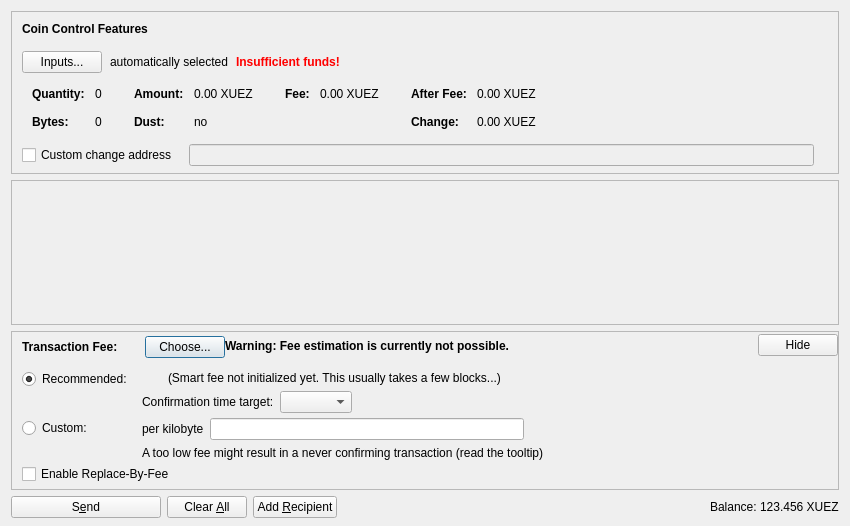
<?xml version="1.0" encoding="UTF-8"?>
<ui version="4.0">
 <class>SendCoinsDialog</class>
 <widget class="QDialog" name="SendCoinsDialog">
  <property name="geometry">
   <rect>
    <x>0</x>
    <y>0</y>
    <width>850</width>
    <height>526</height>
   </rect>
  </property>
  <property name="windowTitle">
   <string>Send Coins</string>
  </property>
  <layout class="QVBoxLayout" name="verticalLayout" stretch="0,1,0,0">
   <property name="bottomMargin">
    <number>8</number>
   </property>
   <item>
    <widget class="QFrame" name="frameCoinControl">
     <property name="sizePolicy">
      <sizepolicy hsizetype="Expanding" vsizetype="Expanding">
       <horstretch>0</horstretch>
       <verstretch>0</verstretch>
      </sizepolicy>
     </property>
     <property name="maximumSize">
      <size>
       <width>16777215</width>
       <height>16777215</height>
      </size>
     </property>
     <property name="frameShape">
      <enum>QFrame::StyledPanel</enum>
     </property>
     <property name="frameShadow">
      <enum>QFrame::Sunken</enum>
     </property>
     <layout class="QVBoxLayout" name="verticalLayoutCoinControl2">
      <property name="spacing">
       <number>0</number>
      </property>
      <property name="leftMargin">
       <number>0</number>
      </property>
      <property name="topMargin">
       <number>0</number>
      </property>
      <property name="rightMargin">
       <number>0</number>
      </property>
      <property name="bottomMargin">
       <number>6</number>
      </property>
      <item>
       <layout class="QVBoxLayout" name="verticalLayoutCoinControl" stretch="0,0,0,0,1">
        <property name="spacing">
         <number>0</number>
        </property>
        <property name="leftMargin">
         <number>10</number>
        </property>
        <property name="topMargin">
         <number>10</number>
        </property>
        <item>
         <layout class="QHBoxLayout" name="horizontalLayoutCoinControl1">
          <property name="bottomMargin">
           <number>15</number>
          </property>
          <item>
           <widget class="QLabel" name="labelCoinControlFeatures">
            <property name="sizePolicy">
             <sizepolicy hsizetype="Preferred" vsizetype="Maximum">
              <horstretch>0</horstretch>
              <verstretch>0</verstretch>
             </sizepolicy>
            </property>
            <property name="font">
             <font>
              <weight>75</weight>
              <bold>true</bold>
             </font>
            </property>
            <property name="styleSheet">
             <string notr="true">font-weight:bold;</string>
            </property>
            <property name="text">
             <string>Coin Control Features</string>
            </property>
           </widget>
          </item>
         </layout>
        </item>
        <item>
         <layout class="QHBoxLayout" name="horizontalLayoutCoinControl2" stretch="0,0,0,0">
          <property name="spacing">
           <number>8</number>
          </property>
          <property name="bottomMargin">
           <number>10</number>
          </property>
          <item>
           <widget class="QPushButton" name="pushButtonCoinControl">
            <property name="styleSheet">
             <string notr="true"/>
            </property>
            <property name="text">
             <string>Inputs...</string>
            </property>
            <property name="autoDefault">
             <bool>false</bool>
            </property>
           </widget>
          </item>
          <item>
           <widget class="QLabel" name="labelCoinControlAutomaticallySelected">
            <property name="text">
             <string>automatically selected</string>
            </property>
            <property name="margin">
             <number>5</number>
            </property>
           </widget>
          </item>
          <item>
           <widget class="QLabel" name="labelCoinControlInsuffFunds">
            <property name="font">
             <font>
              <weight>75</weight>
              <bold>true</bold>
             </font>
            </property>
            <property name="styleSheet">
             <string notr="true">color:red;font-weight:bold;</string>
            </property>
            <property name="text">
             <string>Insufficient funds!</string>
            </property>
            <property name="margin">
             <number>5</number>
            </property>
           </widget>
          </item>
          <item>
           <spacer name="horizontalSpacerCoinControl">
            <property name="orientation">
             <enum>Qt::Horizontal</enum>
            </property>
            <property name="sizeHint" stdset="0">
             <size>
              <width>40</width>
              <height>1</height>
             </size>
            </property>
           </spacer>
          </item>
         </layout>
        </item>
        <item>
         <widget class="QWidget" name="widgetCoinControl" native="true">
          <property name="sizePolicy">
           <sizepolicy hsizetype="Preferred" vsizetype="Preferred">
            <horstretch>0</horstretch>
            <verstretch>0</verstretch>
           </sizepolicy>
          </property>
          <property name="minimumSize">
           <size>
            <width>0</width>
            <height>0</height>
           </size>
          </property>
          <property name="styleSheet">
           <string notr="true"/>
          </property>
          <layout class="QHBoxLayout" name="horizontalLayoutCoinControl5">
           <property name="leftMargin">
            <number>0</number>
           </property>
           <property name="topMargin">
            <number>0</number>
           </property>
           <property name="rightMargin">
            <number>0</number>
           </property>
           <property name="bottomMargin">
            <number>0</number>
           </property>
           <item>
            <layout class="QHBoxLayout" name="horizontalLayoutCoinControl3" stretch="0,0,0,1">
             <property name="spacing">
              <number>20</number>
             </property>
             <property name="topMargin">
              <number>0</number>
             </property>
             <property name="bottomMargin">
              <number>10</number>
             </property>
             <item>
              <layout class="QFormLayout" name="formLayoutCoinControl1">
               <property name="horizontalSpacing">
                <number>10</number>
               </property>
               <property name="verticalSpacing">
                <number>14</number>
               </property>
               <property name="leftMargin">
                <number>10</number>
               </property>
               <property name="topMargin">
                <number>4</number>
               </property>
               <property name="rightMargin">
                <number>6</number>
               </property>
               <item row="0" column="0">
                <widget class="QLabel" name="labelCoinControlQuantityText">
                 <property name="font">
                  <font>
                   <weight>75</weight>
                   <bold>true</bold>
                  </font>
                 </property>
                 <property name="text">
                  <string>Quantity:</string>
                 </property>
                 <property name="margin">
                  <number>0</number>
                 </property>
                </widget>
               </item>
               <item row="0" column="1">
                <widget class="QLabel" name="labelCoinControlQuantity">
                 <property name="cursor">
                  <cursorShape>IBeamCursor</cursorShape>
                 </property>
                 <property name="contextMenuPolicy">
                  <enum>Qt::ActionsContextMenu</enum>
                 </property>
                 <property name="text">
                  <string notr="true">0</string>
                 </property>
                 <property name="margin">
                  <number>0</number>
                 </property>
                 <property name="textInteractionFlags">
                  <set>Qt::LinksAccessibleByMouse|Qt::TextSelectableByKeyboard|Qt::TextSelectableByMouse</set>
                 </property>
                </widget>
               </item>
               <item row="1" column="0">
                <widget class="QLabel" name="labelCoinControlBytesText">
                 <property name="font">
                  <font>
                   <weight>75</weight>
                   <bold>true</bold>
                  </font>
                 </property>
                 <property name="text">
                  <string>Bytes:</string>
                 </property>
                </widget>
               </item>
               <item row="1" column="1">
                <widget class="QLabel" name="labelCoinControlBytes">
                 <property name="cursor">
                  <cursorShape>IBeamCursor</cursorShape>
                 </property>
                 <property name="contextMenuPolicy">
                  <enum>Qt::ActionsContextMenu</enum>
                 </property>
                 <property name="text">
                  <string notr="true">0</string>
                 </property>
                 <property name="textInteractionFlags">
                  <set>Qt::LinksAccessibleByMouse|Qt::TextSelectableByKeyboard|Qt::TextSelectableByMouse</set>
                 </property>
                </widget>
               </item>
              </layout>
             </item>
             <item>
              <layout class="QFormLayout" name="formLayoutCoinControl2">
               <property name="horizontalSpacing">
                <number>10</number>
               </property>
               <property name="verticalSpacing">
                <number>14</number>
               </property>
               <property name="leftMargin">
                <number>6</number>
               </property>
               <property name="topMargin">
                <number>4</number>
               </property>
               <property name="rightMargin">
                <number>6</number>
               </property>
               <item row="0" column="0">
                <widget class="QLabel" name="labelCoinControlAmountText">
                 <property name="font">
                  <font>
                   <weight>75</weight>
                   <bold>true</bold>
                  </font>
                 </property>
                 <property name="text">
                  <string>Amount:</string>
                 </property>
                 <property name="margin">
                  <number>0</number>
                 </property>
                </widget>
               </item>
               <item row="0" column="1">
                <widget class="QLabel" name="labelCoinControlAmount">
                 <property name="cursor">
                  <cursorShape>IBeamCursor</cursorShape>
                 </property>
                 <property name="contextMenuPolicy">
                  <enum>Qt::ActionsContextMenu</enum>
                 </property>
                 <property name="text">
                  <string notr="true">0.00 XUEZ</string>
                 </property>
                 <property name="textInteractionFlags">
                  <set>Qt::LinksAccessibleByMouse|Qt::TextSelectableByKeyboard|Qt::TextSelectableByMouse</set>
                 </property>
                </widget>
               </item>
               <item row="1" column="0">
                <widget class="QLabel" name="labelCoinControlLowOutputText">
                 <property name="font">
                  <font>
                   <weight>75</weight>
                   <bold>true</bold>
                  </font>
                 </property>
                 <property name="text">
                  <string>Dust:</string>
                 </property>
                </widget>
               </item>
               <item row="1" column="1">
                <widget class="QLabel" name="labelCoinControlLowOutput">
                 <property name="cursor">
                  <cursorShape>IBeamCursor</cursorShape>
                 </property>
                 <property name="contextMenuPolicy">
                  <enum>Qt::ActionsContextMenu</enum>
                 </property>
                 <property name="text">
                  <string notr="true">no</string>
                 </property>
                 <property name="textInteractionFlags">
                  <set>Qt::LinksAccessibleByMouse|Qt::TextSelectableByKeyboard|Qt::TextSelectableByMouse</set>
                 </property>
                </widget>
               </item>
              </layout>
             </item>
             <item>
              <layout class="QFormLayout" name="formLayoutCoinControl3">
               <property name="horizontalSpacing">
                <number>10</number>
               </property>
               <property name="verticalSpacing">
                <number>14</number>
               </property>
               <property name="leftMargin">
                <number>6</number>
               </property>
               <property name="topMargin">
                <number>4</number>
               </property>
               <property name="rightMargin">
                <number>6</number>
               </property>
               <item row="0" column="0">
                <widget class="QLabel" name="labelCoinControlFeeText">
                 <property name="font">
                  <font>
                   <weight>75</weight>
                   <bold>true</bold>
                  </font>
                 </property>
                 <property name="text">
                  <string>Fee:</string>
                 </property>
                 <property name="margin">
                  <number>0</number>
                 </property>
                </widget>
               </item>
               <item row="0" column="1">
                <widget class="QLabel" name="labelCoinControlFee">
                 <property name="cursor">
                  <cursorShape>IBeamCursor</cursorShape>
                 </property>
                 <property name="contextMenuPolicy">
                  <enum>Qt::ActionsContextMenu</enum>
                 </property>
                 <property name="text">
                  <string notr="true">0.00 XUEZ</string>
                 </property>
                 <property name="textInteractionFlags">
                  <set>Qt::LinksAccessibleByMouse|Qt::TextSelectableByKeyboard|Qt::TextSelectableByMouse</set>
                 </property>
                </widget>
               </item>
              </layout>
             </item>
             <item>
              <layout class="QFormLayout" name="formLayoutCoinControl4">
               <property name="horizontalSpacing">
                <number>10</number>
               </property>
               <property name="verticalSpacing">
                <number>14</number>
               </property>
               <property name="leftMargin">
                <number>6</number>
               </property>
               <property name="topMargin">
                <number>4</number>
               </property>
               <property name="rightMargin">
                <number>6</number>
               </property>
               <item row="0" column="0">
                <widget class="QLabel" name="labelCoinControlAfterFeeText">
                 <property name="font">
                  <font>
                   <weight>75</weight>
                   <bold>true</bold>
                  </font>
                 </property>
                 <property name="text">
                  <string>After Fee:</string>
                 </property>
                 <property name="margin">
                  <number>0</number>
                 </property>
                </widget>
               </item>
               <item row="0" column="1">
                <widget class="QLabel" name="labelCoinControlAfterFee">
                 <property name="cursor">
                  <cursorShape>IBeamCursor</cursorShape>
                 </property>
                 <property name="contextMenuPolicy">
                  <enum>Qt::ActionsContextMenu</enum>
                 </property>
                 <property name="text">
                  <string notr="true">0.00 XUEZ</string>
                 </property>
                 <property name="textInteractionFlags">
                  <set>Qt::LinksAccessibleByMouse|Qt::TextSelectableByKeyboard|Qt::TextSelectableByMouse</set>
                 </property>
                </widget>
               </item>
               <item row="1" column="0">
                <widget class="QLabel" name="labelCoinControlChangeText">
                 <property name="font">
                  <font>
                   <weight>75</weight>
                   <bold>true</bold>
                  </font>
                 </property>
                 <property name="text">
                  <string>Change:</string>
                 </property>
                </widget>
               </item>
               <item row="1" column="1">
                <widget class="QLabel" name="labelCoinControlChange">
                 <property name="cursor">
                  <cursorShape>IBeamCursor</cursorShape>
                 </property>
                 <property name="contextMenuPolicy">
                  <enum>Qt::ActionsContextMenu</enum>
                 </property>
                 <property name="text">
                  <string notr="true">0.00 XUEZ</string>
                 </property>
                 <property name="textInteractionFlags">
                  <set>Qt::LinksAccessibleByMouse|Qt::TextSelectableByKeyboard|Qt::TextSelectableByMouse</set>
                 </property>
                </widget>
               </item>
              </layout>
             </item>
            </layout>
           </item>
          </layout>
         </widget>
        </item>
        <item>
         <layout class="QHBoxLayout" name="horizontalLayoutCoinControl4" stretch="0,0,0">
          <property name="spacing">
           <number>12</number>
          </property>
          <property name="sizeConstraint">
           <enum>QLayout::SetDefaultConstraint</enum>
          </property>
          <property name="topMargin">
           <number>5</number>
          </property>
          <property name="rightMargin">
           <number>5</number>
          </property>
          <item>
           <widget class="QCheckBox" name="checkBoxCoinControlChange">
            <property name="toolTip">
             <string>If this is activated, but the change address is empty or invalid, change will be sent to a newly generated address.</string>
            </property>
            <property name="text">
             <string>Custom change address</string>
            </property>
           </widget>
          </item>
          <item>
           <widget class="QValidatedLineEdit" name="lineEditCoinControlChange">
            <property name="enabled">
             <bool>false</bool>
            </property>
            <property name="sizePolicy">
             <sizepolicy hsizetype="Expanding" vsizetype="Fixed">
              <horstretch>0</horstretch>
              <verstretch>0</verstretch>
             </sizepolicy>
            </property>
           </widget>
          </item>
          <item>
           <widget class="QLabel" name="labelCoinControlChangeLabel">
            <property name="sizePolicy">
             <sizepolicy hsizetype="Preferred" vsizetype="Expanding">
              <horstretch>0</horstretch>
              <verstretch>0</verstretch>
             </sizepolicy>
            </property>
            <property name="minimumSize">
             <size>
              <width>0</width>
              <height>0</height>
             </size>
            </property>
            <property name="text">
             <string/>
            </property>
            <property name="margin">
             <number>3</number>
            </property>
           </widget>
          </item>
         </layout>
        </item>
        <item>
         <spacer name="verticalSpacerCoinControl">
          <property name="orientation">
           <enum>Qt::Vertical</enum>
          </property>
          <property name="sizeHint" stdset="0">
           <size>
            <width>800</width>
            <height>1</height>
           </size>
          </property>
         </spacer>
        </item>
       </layout>
      </item>
     </layout>
    </widget>
   </item>
   <item>
    <widget class="QScrollArea" name="scrollArea">
     <property name="widgetResizable">
      <bool>true</bool>
     </property>
     <widget class="QWidget" name="scrollAreaWidgetContents">
      <property name="geometry">
       <rect>
        <x>0</x>
        <y>0</y>
        <width>830</width>
        <height>104</height>
       </rect>
      </property>
      <layout class="QVBoxLayout" name="verticalLayout_2" stretch="0,1">
       <property name="leftMargin">
        <number>0</number>
       </property>
       <property name="topMargin">
        <number>0</number>
       </property>
       <property name="rightMargin">
        <number>0</number>
       </property>
       <property name="bottomMargin">
        <number>0</number>
       </property>
       <item>
        <layout class="QVBoxLayout" name="entries">
         <property name="spacing">
          <number>6</number>
         </property>
        </layout>
       </item>
       <item>
        <spacer name="verticalSpacer">
         <property name="orientation">
          <enum>Qt::Vertical</enum>
         </property>
         <property name="sizeHint" stdset="0">
          <size>
           <width>20</width>
           <height>40</height>
          </size>
         </property>
        </spacer>
       </item>
      </layout>
     </widget>
    </widget>
   </item>
   <item>
    <widget class="QFrame" name="frameFee">
     <property name="sizePolicy">
      <sizepolicy hsizetype="Expanding" vsizetype="Expanding">
       <horstretch>0</horstretch>
       <verstretch>0</verstretch>
      </sizepolicy>
     </property>
     <property name="maximumSize">
      <size>
       <width>16777215</width>
       <height>16777215</height>
      </size>
     </property>
     <property name="frameShape">
      <enum>QFrame::StyledPanel</enum>
     </property>
     <property name="frameShadow">
      <enum>QFrame::Sunken</enum>
     </property>
     <layout class="QVBoxLayout" name="verticalLayoutFee1">
      <property name="spacing">
       <number>0</number>
      </property>
      <property name="leftMargin">
       <number>0</number>
      </property>
      <property name="topMargin">
       <number>0</number>
      </property>
      <property name="rightMargin">
       <number>0</number>
      </property>
      <property name="bottomMargin">
       <number>0</number>
      </property>
      <item>
       <layout class="QVBoxLayout" name="verticalLayoutFee2" stretch="0,0,0">
        <property name="spacing">
         <number>0</number>
        </property>
        <property name="leftMargin">
         <number>10</number>
        </property>
        <property name="topMargin">
         <number>0</number>
        </property>
        <item>
         <layout class="QHBoxLayout" name="horizontalLayoutFee1">
          <property name="bottomMargin">
           <number>0</number>
          </property>
          <item>
           <layout class="QVBoxLayout" name="verticalLayoutFee7">
            <property name="spacing">
             <number>0</number>
            </property>
            <item>
             <spacer name="verticalSpacerSmartFee">
              <property name="orientation">
               <enum>Qt::Vertical</enum>
              </property>
              <property name="sizeType">
               <enum>QSizePolicy::Fixed</enum>
              </property>
              <property name="sizeHint" stdset="0">
               <size>
                <width>1</width>
                <height>4</height>
               </size>
              </property>
             </spacer>
            </item>
            <item>
             <layout class="QHBoxLayout" name="horizontalLayoutSmartFee">
              <property name="spacing">
               <number>10</number>
              </property>
              <item>
               <widget class="QLabel" name="labelFeeHeadline">
                <property name="sizePolicy">
                 <sizepolicy hsizetype="Preferred" vsizetype="Maximum">
                  <horstretch>0</horstretch>
                  <verstretch>0</verstretch>
                 </sizepolicy>
                </property>
                <property name="font">
                 <font>
                  <weight>75</weight>
                  <bold>true</bold>
                 </font>
                </property>
                <property name="styleSheet">
                 <string notr="true">font-weight:bold;</string>
                </property>
                <property name="text">
                 <string>Transaction Fee:</string>
                </property>
               </widget>
              </item>
              <item>
               <widget class="QLabel" name="labelFeeMinimized">
                <property name="text">
                 <string/>
                </property>
               </widget>
              </item>
              <item>
               <widget class="QPushButton" name="buttonChooseFee">
                <property name="text">
                 <string>Choose...</string>
                </property>
               </widget>
              </item>
             </layout>
            </item>
            <item>
             <spacer name="verticalSpacer_5">
              <property name="orientation">
               <enum>Qt::Vertical</enum>
              </property>
              <property name="sizeHint" stdset="0">
               <size>
                <width>1</width>
                <height>1</height>
               </size>
              </property>
             </spacer>
            </item>
           </layout>
          </item>
          <item>
           <widget class="QLabel" name="fallbackFeeWarningLabel">
            <property name="toolTip">
             <string>Using the fallbackfee can result in sending a transaction that will take several hours or days (or never) to confirm. Consider choosing your fee manually or wait until you have validated the complete chain.</string>
            </property>
            <property name="font">
            <font>
                <weight>75</weight>
                <bold>true</bold>
            </font>
            </property>
            <property name="text">
             <string>Warning: Fee estimation is currently not possible.</string>
            </property>
            <property name="wordWrap">
             <bool>false</bool>
            </property>
           </widget>
          </item>
          <item>
           <spacer name="horizontalSpacer_4">
            <property name="orientation">
             <enum>Qt::Horizontal</enum>
            </property>
            <property name="sizeType">
             <enum>QSizePolicy::MinimumExpanding</enum>
            </property>
            <property name="sizeHint" stdset="0">
             <size>
              <width>40</width>
              <height>20</height>
             </size>
            </property>
           </spacer>
          </item>
          <item>
           <widget class="QPushButton" name="buttonMinimizeFee">
            <property name="toolTip">
             <string>Hide transaction fee settings</string>
            </property>
            <property name="text">
             <string>Hide</string>
            </property>
           </widget>
          </item>
         </layout>
        </item>
        <item>
         <widget class="QFrame" name="frameFeeSelection">
          <layout class="QVBoxLayout" name="verticalLayoutFee12">
           <property name="spacing">
            <number>0</number>
           </property>
           <property name="leftMargin">
            <number>0</number>
           </property>
           <property name="topMargin">
            <number>0</number>
           </property>
           <property name="rightMargin">
            <number>0</number>
           </property>
           <property name="bottomMargin">
            <number>0</number>
           </property>
           <item>
            <layout class="QGridLayout" name="gridLayoutFee">
             <property name="topMargin">
              <number>10</number>
             </property>
             <property name="bottomMargin">
              <number>4</number>
             </property>
             <property name="horizontalSpacing">
              <number>10</number>
             </property>
             <property name="verticalSpacing">
              <number>4</number>
             </property>
             <item row="1" column="1">
              <layout class="QVBoxLayout" name="verticalLayoutFee8">
               <property name="spacing">
                <number>6</number>
               </property>
               <item>
                <layout class="QHBoxLayout" name="horizontalLayoutFee13">
                 <item>
                  <widget class="QLabel" name="labelCustomPerKilobyte">
                   <property name="toolTip">
                    <string>Specify a custom fee per kB (1,000 bytes) of the transaction's virtual size.

Note:  Since the fee is calculated on a per-byte basis, a fee of "100 satoshis per kB" for a transaction size of 500 bytes (half of 1 kB) would ultimately yield a fee of only 50 satoshis.</string>
                   </property>
                   <property name="text">
                    <string>per kilobyte</string>
                   </property>
                  </widget>
                 </item>
                 <item>
                  <widget class="XUEZAmountField" name="customFee"/>
                 </item>
                 <item>
                  <spacer name="horizontalSpacer_6">
                   <property name="orientation">
                    <enum>Qt::Horizontal</enum>
                   </property>
                   <property name="sizeHint" stdset="0">
                    <size>
                     <width>1</width>
                     <height>1</height>
                    </size>
                   </property>
                  </spacer>
                 </item>
                </layout>
               </item>
               <item>
                <layout class="QHBoxLayout" name="horizontalLayoutFee8">
                 <item>
                  <widget class="QLabel" name="labelCustomFeeWarning">
                   <property name="enabled">
                    <bool>true</bool>
                   </property>
                   <property name="toolTip">
                    <string>When there is less transaction volume than space in the blocks, miners as well as relaying nodes may enforce a minimum fee. Paying only this minimum fee is just fine, but be aware that this can result in a never confirming transaction once there is more demand for xuez transactions than the network can process.</string>
                   </property>
                   <property name="text">
                    <string>A too low fee might result in a never confirming transaction (read the tooltip)</string>
                   </property>
                  </widget>
                 </item>
                 <item>
                  <spacer name="horizontalSpacer_2">
                   <property name="orientation">
                    <enum>Qt::Horizontal</enum>
                   </property>
                   <property name="sizeHint" stdset="0">
                    <size>
                     <width>1</width>
                     <height>1</height>
                    </size>
                   </property>
                  </spacer>
                 </item>
                </layout>
               </item>
              </layout>
             </item>
             <item row="0" column="0">
              <layout class="QVBoxLayout" name="verticalLayoutFee4" stretch="0,1">
               <item>
                <widget class="QRadioButton" name="radioSmartFee">
                 <property name="text">
                  <string>Recommended:</string>
                 </property>
                 <property name="checked">
                  <bool>true</bool>
                 </property>
                 <attribute name="buttonGroup">
                  <string notr="true">groupFee</string>
                 </attribute>
                </widget>
               </item>
               <item>
                <spacer name="verticalSpacer_2">
                 <property name="orientation">
                  <enum>Qt::Vertical</enum>
                 </property>
                 <property name="sizeHint" stdset="0">
                  <size>
                   <width>1</width>
                   <height>1</height>
                  </size>
                 </property>
                </spacer>
               </item>
              </layout>
             </item>
             <item row="1" column="0">
              <layout class="QVBoxLayout" name="verticalLayoutFee9" stretch="0,1">
               <item>
                <widget class="QRadioButton" name="radioCustomFee">
                 <property name="text">
                  <string>Custom:</string>
                 </property>
                 <attribute name="buttonGroup">
                  <string notr="true">groupFee</string>
                 </attribute>
                </widget>
               </item>
               <item>
                <spacer name="verticalSpacer_6">
                 <property name="orientation">
                  <enum>Qt::Vertical</enum>
                 </property>
                 <property name="sizeHint" stdset="0">
                  <size>
                   <width>1</width>
                   <height>1</height>
                  </size>
                 </property>
                </spacer>
               </item>
              </layout>
             </item>
             <item row="0" column="1">
              <layout class="QVBoxLayout" name="verticalLayoutFee3" stretch="0,0,1">
               <property name="spacing">
                <number>6</number>
               </property>
               <property name="topMargin">
                <number>2</number>
               </property>
               <item>
                <layout class="QHBoxLayout" name="horizontalLayoutFee12">
                 <item>
                  <widget class="QLabel" name="labelSmartFee">
                   <property name="text">
                    <string/>
                   </property>
                  </widget>
                 </item>
                 <item>
                  <widget class="QLabel" name="labelFeeEstimation">
                   <property name="text">
                    <string/>
                   </property>
                  </widget>
                 </item>
                 <item>
                  <widget class="QLabel" name="labelSmartFee2">
                   <property name="text">
                    <string>(Smart fee not initialized yet. This usually takes a few blocks...)</string>
                   </property>
                  </widget>
                 </item>
                 <item>
                  <spacer name="horizontalSpacer_5">
                   <property name="orientation">
                    <enum>Qt::Horizontal</enum>
                   </property>
                   <property name="sizeHint" stdset="0">
                    <size>
                     <width>1</width>
                     <height>1</height>
                    </size>
                   </property>
                  </spacer>
                 </item>
                </layout>
               </item>
               <item>
                <layout class="QHBoxLayout" name="horizontalLayoutFee9">
                 <item>
                  <layout class="QVBoxLayout" name="verticalLayoutFee6">
                   <item>
                    <widget class="QLabel" name="labelSmartFee3">
                     <property name="text">
                      <string>Confirmation time target:</string>
                     </property>
                    </widget>
                   </item>
                  </layout>
                 </item>
                 <item>
                  <layout class="QVBoxLayout" name="verticalLayoutFee5">
                   <property name="rightMargin">
                    <number>30</number>
                   </property>
                   <item>
                    <layout class="QHBoxLayout" name="horizontalLayoutConfTarget">
                     <property name="bottomMargin">
                      <number>0</number>
                     </property>
                     <item>
                      <widget class="QComboBox" name="confTargetSelector"/>
                     </item>
                     <item>
                      <spacer name="horizontalSpacerConfTarget">
                       <property name="orientation">
                        <enum>Qt::Horizontal</enum>
                       </property>
                       <property name="sizeHint" stdset="0">
                        <size>
                         <width>40</width>
                         <height>20</height>
                        </size>
                       </property>
                      </spacer>
                     </item>
                    </layout>
                   </item>
                  </layout>
                 </item>
                </layout>
               </item>
               <item>
                <spacer name="verticalSpacer_4">
                 <property name="orientation">
                  <enum>Qt::Vertical</enum>
                 </property>
                 <property name="sizeHint" stdset="0">
                  <size>
                   <width>1</width>
                   <height>1</height>
                  </size>
                 </property>
                </spacer>
               </item>
              </layout>
             </item>
            </layout>
           </item>
           <item>
            <widget class="QCheckBox" name="optInRBF">
             <property name="text">
              <string>Enable Replace-By-Fee</string>
             </property>
             <property name="toolTip">
              <string>With Replace-By-Fee (BIP-125) you can increase a transaction's fee after it is sent. Without this, a higher fee may be recommended to compensate for increased transaction delay risk.</string>
             </property>
            </widget>
           </item>
          </layout>
         </widget>
        </item>
        <item>
         <spacer name="verticalSpacerFee">
          <property name="orientation">
           <enum>Qt::Vertical</enum>
          </property>
          <property name="sizeHint" stdset="0">
           <size>
            <width>40</width>
            <height>5</height>
           </size>
          </property>
         </spacer>
        </item>
       </layout>
      </item>
     </layout>
    </widget>
   </item>
   <item>
    <layout class="QHBoxLayout" name="horizontalLayout">
     <item>
      <widget class="QPushButton" name="sendButton">
       <property name="minimumSize">
        <size>
         <width>150</width>
         <height>0</height>
        </size>
       </property>
       <property name="toolTip">
        <string>Confirm the send action</string>
       </property>
       <property name="text">
        <string>S&amp;end</string>
       </property>
       <property name="icon">
        <iconset resource="../xuez.qrc">
         <normaloff>:/icons/send</normaloff>:/icons/send</iconset>
       </property>
       <property name="autoDefault">
        <bool>false</bool>
       </property>
       <property name="default">
        <bool>false</bool>
       </property>
      </widget>
     </item>
     <item>
      <widget class="QPushButton" name="clearButton">
       <property name="sizePolicy">
        <sizepolicy hsizetype="Minimum" vsizetype="Fixed">
         <horstretch>0</horstretch>
         <verstretch>0</verstretch>
        </sizepolicy>
       </property>
       <property name="toolTip">
        <string>Clear all fields of the form.</string>
       </property>
       <property name="text">
        <string>Clear &amp;All</string>
       </property>
       <property name="icon">
        <iconset resource="../xuez.qrc">
         <normaloff>:/icons/remove</normaloff>:/icons/remove</iconset>
       </property>
       <property name="autoDefault">
        <bool>false</bool>
       </property>
      </widget>
     </item>
     <item>
      <widget class="QPushButton" name="addButton">
       <property name="toolTip">
        <string>Send to multiple recipients at once</string>
       </property>
       <property name="text">
        <string>Add &amp;Recipient</string>
       </property>
       <property name="icon">
        <iconset resource="../xuez.qrc">
         <normaloff>:/icons/add</normaloff>:/icons/add</iconset>
       </property>
       <property name="autoDefault">
        <bool>false</bool>
       </property>
      </widget>
     </item>
     <item>
      <spacer name="horizontalSpacer">
       <property name="orientation">
        <enum>Qt::Horizontal</enum>
       </property>
       <property name="sizeHint" stdset="0">
        <size>
         <width>40</width>
         <height>20</height>
        </size>
       </property>
      </spacer>
     </item>
     <item>
      <layout class="QHBoxLayout" name="horizontalLayout_2">
       <property name="spacing">
        <number>3</number>
       </property>
       <item>
        <widget class="QLabel" name="labelBalanceName">
         <property name="sizePolicy">
          <sizepolicy hsizetype="Preferred" vsizetype="Fixed">
           <horstretch>0</horstretch>
           <verstretch>0</verstretch>
          </sizepolicy>
         </property>
         <property name="text">
          <string>Balance:</string>
         </property>
        </widget>
       </item>
       <item>
        <widget class="QLabel" name="labelBalance">
         <property name="sizePolicy">
          <sizepolicy hsizetype="Preferred" vsizetype="Fixed">
           <horstretch>0</horstretch>
           <verstretch>0</verstretch>
          </sizepolicy>
         </property>
         <property name="cursor">
          <cursorShape>IBeamCursor</cursorShape>
         </property>
         <property name="text">
          <string notr="true">123.456 XUEZ</string>
         </property>
         <property name="textInteractionFlags">
          <set>Qt::LinksAccessibleByMouse|Qt::TextSelectableByKeyboard|Qt::TextSelectableByMouse</set>
         </property>
        </widget>
       </item>
      </layout>
     </item>
    </layout>
   </item>
  </layout>
 </widget>
 <customwidgets>
  <customwidget>
   <class>QValidatedLineEdit</class>
   <extends>QLineEdit</extends>
   <header>qt/qvalidatedlineedit.h</header>
  </customwidget>
  <customwidget>
   <class>XUEZAmountField</class>
   <extends>QLineEdit</extends>
   <header>qt/xuezamountfield.h</header>
   <container>1</container>
  </customwidget>
 </customwidgets>
 <resources>
  <include location="../xuez.qrc"/>
 </resources>
 <connections/>
 <buttongroups>
  <buttongroup name="groupFee"/>
 </buttongroups>
</ui>
